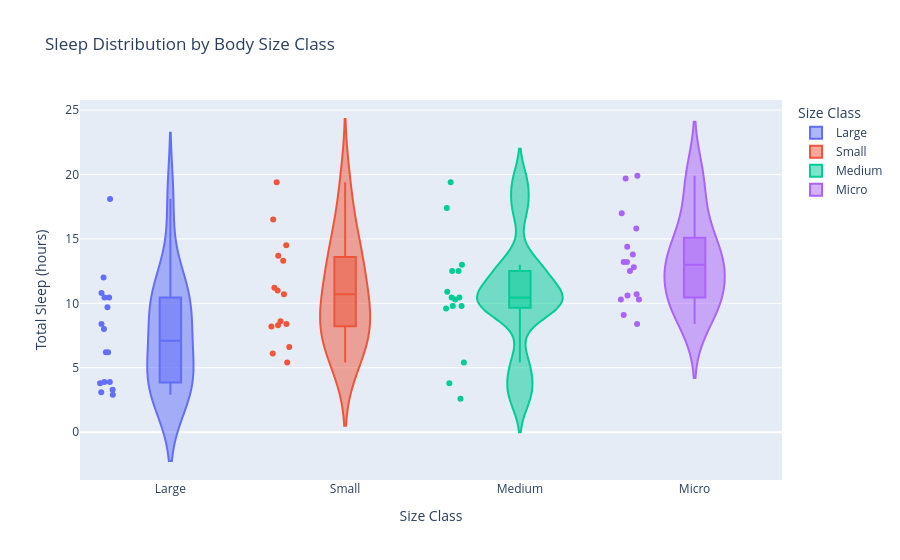

The notebook cell this image was saved under:
### Markdown cell above
تحلیل چهار ناحیه (Quadrant Analysis) 

ناحیه پایین-چپ (Low Exposure / Low Threat): حیوانات امن که هم جای خواب خوبی دارند و هم دشمنان کمی دارند.

ناحیه بالا-چپ (Low Exposure / High Threat): حیواناتی که در محیط پرخطر زندگی میکنند اما با پیدا کردن پناهگاههای عالی (مثل غار)، مواجهه خود را کم کردهاند.

ناحیه پایین-راست (High Exposure / Low Threat): حیواناتی که جای خواب امنی ندارند اما چون دشمن جدی ندارند، بقا پیدا کردهاند.

ناحیه بالا-راست (High Exposure / High Threat): خطرناکترین وضعیت؛ موجوداتی که هم در محیط پرخطر هستند و هم جای خواب امنی ندارند (بیشترین فشار تکاملی).

### Code cell
# --- تحلیل توزیع خواب در کلاسهای وزنی مختلف (Violin Plot Analysis) ---
# نمودار ویولنی ترکیبی از نمودار جعبهای (Box Plot) و چگالی (Density Plot) است 
# که به ما نشان میدهد دادهها در کجا تمرکز بیشتری دارند.

fig = px.violin(
    df,
    x="size_class",    # دستهبندی بر اساس اندازه بدن (Micro تا Large)
    y="total_sleep",    # متغیر مورد بررسی: میزان کل خواب
    
    # اضافه کردن جعبه (Box Plot) به داخل ویولن برای نمایش چارکها و میانه
    box=True, 
    
    # نمایش تمام نقاط داده (حیوانات) در کنار ویولن برای دیدن جزئیات و تراکم واقعی
    points="all", 
    
    # رنگبندی مجزا برای هر کلاس وزنی جهت تفکیک بصری بهتر
    color="size_class", 
    
    # تنظیم برچسبهای محورها به انگلیسی برای پایداری در نمایش
    labels={
        "size_class": "Size Class",
        "total_sleep": "Total Sleep (hours)"
    },
    
    # عنوان نمودار: بررسی نحوه توزیع خواب در گروههای مختلف جثه
    title="Sleep Distribution by Body Size Class"
)

# نمایش نمودار تعاملی
fig.show()

### Figure 1 — Plotly figure (JSON) as saved in the notebook; plotly's stock layout.template omitted (floating-point values rounded to 4 significant figures)
{"data": [{"alignmentgroup": "True", "box": {"visible": true}, "hovertemplate": "Size Class=%{x}<br>Total Sleep (hours)=%{y}<extra></extra>", "legendgroup": "Large", "marker": {"color": "#636efa"}, "name": "Large", "offsetgroup": "Large", "orientation": "v", "points": "all", "scalegroup": "True", "showlegend": true, "type": "violin", "x": ["Large", "Large", "Large", "Large", "Large", "Large", "Large", "Large", "Large", "Large", "Large", "Large", "Large", "Large", "Large", "Large"], "x0": " ", "xaxis": "x", "y": [3.3, 3.9, 6.2, 9.7, 3.9, 3.1, 18.1, 10.45, 12.0, 6.2, 2.9, 10.8, 8.0, 10.45, 8.4, 3.8], "y0": " ", "yaxis": "y"}, {"alignmentgroup": "True", "box": {"visible": true}, "hovertemplate": "Size Class=%{x}<br>Total Sleep (hours)=%{y}<extra></extra>", "legendgroup": "Small", "marker": {"color": "#EF553B"}, "name": "Small", "offsetgroup": "Small", "orientation": "v", "points": "all", "scalegroup": "True", "showlegend": true, "type": "violin", "x": ["Small", "Small", "Small", "Small", "Small", "Small", "Small", "Small", "Small", "Small", "Small", "Small", "Small", "Small", "Small"], "x0": " ", "xaxis": "x", "y": [8.3, 16.5, 14.5, 8.6, 10.7, 6.1, 8.2, 11.2, 19.4, 13.7, 8.4, 6.6, 11.0, 13.3, 5.4], "y0": " ", "yaxis": "y"}, {"alignmentgroup": "True", "box": {"visible": true}, "hovertemplate": "Size Class=%{x}<br>Total Sleep (hours)=%{y}<extra></extra>", "legendgroup": "Medium", "marker": {"color": "#00cc96"}, "name": "Medium", "offsetgroup": "Medium", "orientation": "v", "points": "all", "scalegroup": "True", "showlegend": true, "type": "violin", "x": ["Medium", "Medium", "Medium", "Medium", "Medium", "Medium", "Medium", "Medium", "Medium", "Medium", "Medium", "Medium", "Medium", "Medium", "Medium"], "x0": " ", "xaxis": "x", "y": [12.5, 9.8, 3.8, 13.0, 10.45, 17.4, 10.9, 12.5, 9.8, 9.6, 5.4, 2.6, 10.3, 19.4, 10.45], "y0": " ", "yaxis": "y"}, {"alignmentgroup": "True", "box": {"visible": true}, "hovertemplate": "Size Class=%{x}<br>Total Sleep (hours)=%{y}<extra></extra>", "legendgroup": "Micro", "marker": {"color": "#ab63fa"}, "name": "Micro", "offsetgroup": "Micro", "orientation": "v", "points": "all", "scalegroup": "True", "showlegend": true, "type": "violin", "x": ["Micro", "Micro", "Micro", "Micro", "Micro", "Micro", "Micro", "Micro", "Micro", "Micro", "Micro", "Micro", "Micro", "Micro", "Micro", "Micro"], "x0": " ", "xaxis": "x", "y": [19.7, 12.5, 10.3, 8.4, 10.7, 14.4, 13.8, 9.1, 19.9, 10.6, 13.2, 12.8, 17.0, 13.2, 10.3, 15.8], "y0": " ", "yaxis": "y"}], "layout": {"legend": {"title": {"text": "Size Class"}, "tracegroupgap": 0}, "title": {"text": "Sleep Distribution by Body Size Class"}, "violinmode": "overlay", "xaxis": {"anchor": "y", "categoryarray": ["Large", "Small", "Medium", "Micro"], "categoryorder": "array", "domain": [0, 1], "title": {"text": "Size Class"}}, "yaxis": {"anchor": "x", "domain": [0, 1], "title": {"text": "Total Sleep (hours)"}}}}
